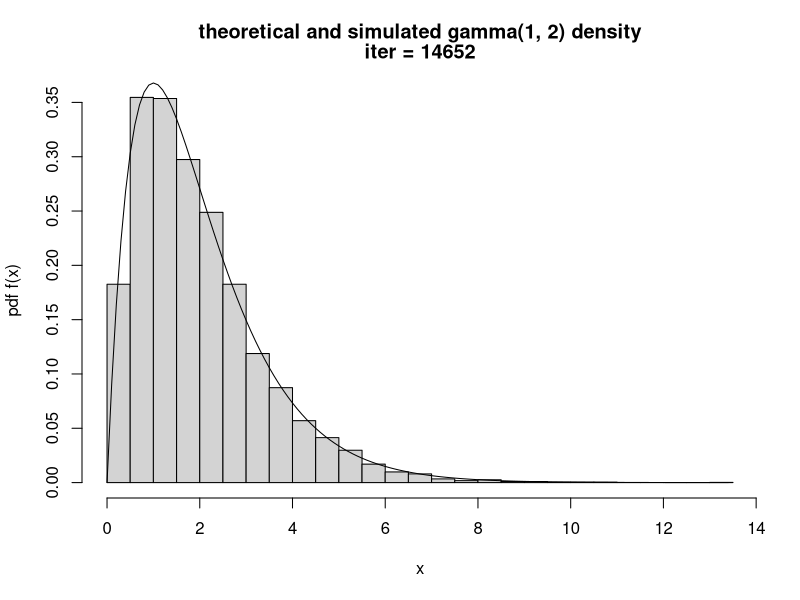

Source code (R):
# based on the program spuRs/resources/scripts/gamma.sim.r

# here's a version for the exponential envelope. 
# The uniform version would replace the definition the X<- below with X<-runif(1,0,C), for some large C (try C=20, say)
gamma.sim <- function(lambda, m) {
  # simulates a gamma(lambda, m) rv using rejection with an exp envelope
  # assumes m > 1 and lambda > 0
  
  # step 1: Define a function f(x)=lambda^m*x^(m-1)*exp(-lambda*x)/gamma(m)     --- the gamma density at x
  ## [ADD CODE HERE]
    iter <- 0
    f <- function(x){
      return(lambda^m * x^(m-1) * exp(-lambda * x) / gamma(m))
    }
  
  # step 2: Define a function h(x)=lambda/m*exp(-lambda/m*x)     ---  the exponential density at x
  ## [ADD CODE HERE]
    h <- function(x){
      return(lambda / m * exp(- lambda / m * x))
    } 
  
  # step 3: Define the value of k:  k=m^m*exp(1-m)/gamma(m)    --- in general. for m=2, lambda=1 we have k=4/e
  ## [ADD CODE HERE]
    k <- m^m * exp(1 - m) / gamma(m)
  
  while (TRUE) {    # keep sampling x's from h(x) and testing them until you accept one
    X <- -log(runif(1))*m/lambda     # generate an x from h, the exponential density              
    
    # Now generate Y from Unif[0,Kh(x)] .....[ADD CODE HERE]
    Y <- runif(1, 0, k * h(X))
    
    # and then
    iter <- iter + 1 
    if (Y < f(X)) return(c(X, iter))   # this does the rejection step
  }
}

set.seed(1999)
n <- 10000        # number of replicates
g <- mat.or.vec(n, 2)      # create somewhere to keep the answers

for (i in 1:n) g[i,] <- gamma.sim(1, 2)    # generate your 10000 gamma r.v.s

hist(g[,1], breaks=20, freq=F, xlab="x", ylab="pdf f(x)", main=c("theoretical and simulated gamma(1, 2) density", paste("iter =", sum(g[,2]))))
x <- seq(0, max(g[,1]), .1)
lines(x, dgamma(x, 2, 1))
